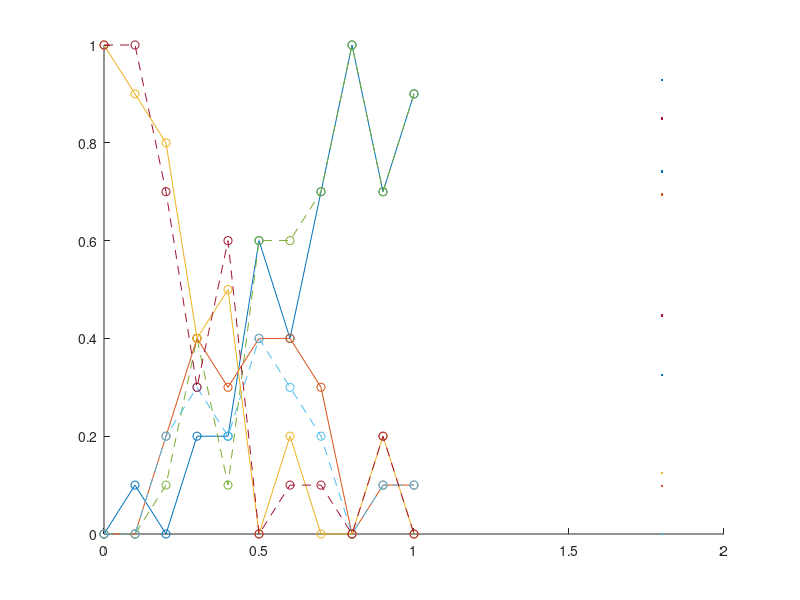

This chart was generated by the following MATLAB code: (Note: this script raises an error after producing the figure.)
%% Plot optimal weights
% Results are saved after each run of "full_optimise.m", for different
% alpha

alpha = 0:0.1:1;

w =  [0, 0, 1 ;
       0, 0, 1 ;
       0.1, 0.2, 0.7;
       0.4, 0.3, 0.3;
       0.1, 0.2, 0.6
       0.6, 0.4, 0;
       0.6, 0.3, 0.1;
       0.7, 0.2, 0.1;
       1,0,0
       0.7, 0.1, 0.2;
       0.9, 0.1, 0]';

w_bis = [0,0,1;
         0.1, 0, 0.9;
         0, 0.2, 0.8;
         0.2, 0.4, 0.4;
         0.2, 0.3, 0.5;
         0.6, 0.4, 0;
         0.4, 0.4, 0.2;
         0.7, 0.3, 0;
         1,0,0;
         0.7,0.1,0.2;
         0.9,0.1,0]';

figure()
hold on
plot(alpha,w_bis(1,:),'-o',linewidth=1.8,color=[0, 0.4470, 0.7410])
plot(alpha,w(1,:),'--o',linewidth=1.8,color=[0, 0.4470, 0.7410])
plot(alpha,w_bis(2,:),'-o',linewidth=1.8,color=[0.8500, 0.3250, 0.0980])
plot(alpha,w(2,:),'--o',linewidth=1.8,color=[0.8500, 0.3250, 0.0980])
plot(alpha,w_bis(3,:),'-o',linewidth=1.8,color=[0.9290, 0.6940, 0.1250])
plot(alpha,w(3,:),'--o',linewidth=1.8,color=[0.9290, 0.6940, 0.1250])
ax = gca;
ax.FontSize = 20; 
ylabel('$\mathbf{\hat{w}}$',fontsize=36,Interpreter='latex')
xlabel('$\alpha$',fontsize=36,Interpreter='latex')
legend('Var','','AC(1)','','H_S','Position',[0.754464285714286 0.419047619047619 0.136607142857143 0.151190476190476],fontsize=20) 
